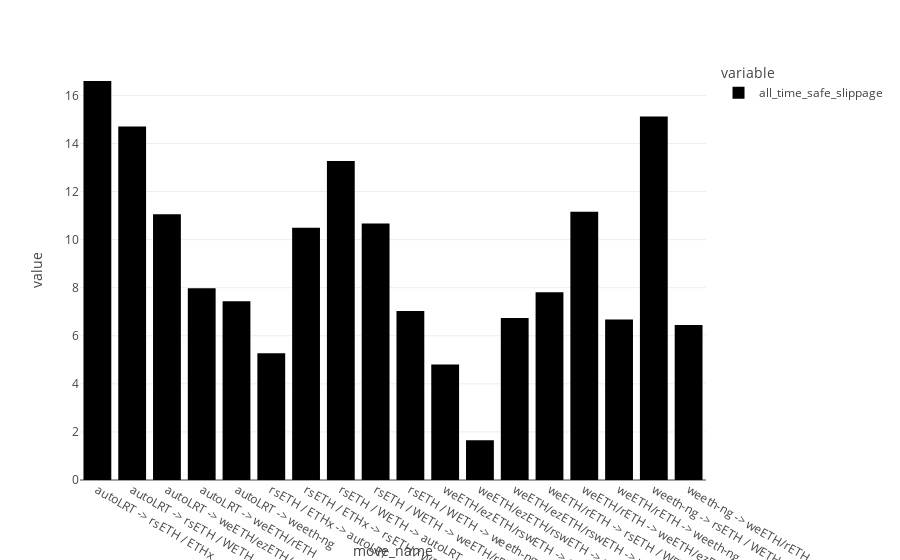

The cell this chart's notebook holds for it:
### Code cell
# need date filtering
by_move_name = rebalance_df.groupby("move_name")[["safe_value_out", "safe_swap_cost"]].sum()
by_move_name["all_time_safe_slippage"] = 10_000 * by_move_name["safe_swap_cost"] / by_move_name["safe_value_out"]

px.bar(by_move_name["all_time_safe_slippage"])

px.scatter(by_move_name, x="safe_value_out", y="all_time_safe_slippage", color=by_move_name.index)

### Figure 1 — Plotly figure (JSON) as saved in the notebook; plotly's stock layout.template omitted (floating-point values rounded to 4 significant figures)
{"data": [{"alignmentgroup": "True", "hovertemplate": "variable=all_time_safe_slippage<br>move_name=%{x}<br>value=%{y}<extra></extra>", "legendgroup": "all_time_safe_slippage", "marker": {"color": "#000001", "pattern": {"shape": ""}}, "name": "all_time_safe_slippage", "offsetgroup": "all_time_safe_slippage", "orientation": "v", "showlegend": true, "textposition": "auto", "type": "bar", "x": ["autoLRT -> rsETH / ETHx", "autoLRT -> rsETH / WETH", "autoLRT -> weETH/ezETH/rswETH", "autoLRT -> weETH/rETH", "autoLRT -> weeth-ng", "rsETH / ETHx -> autoLRT", "rsETH / ETHx -> rsETH / WETH", "rsETH / WETH -> autoLRT", "rsETH / WETH -> weETH/rETH", "rsETH / WETH -> weeth-ng", "weETH/ezETH/rswETH -> autoLRT", "weETH/ezETH/rswETH -> rsETH / WETH", "weETH/ezETH/rswETH -> weeth-ng", "weETH/rETH -> rsETH / WETH", "weETH/rETH -> weETH/ezETH/rswETH", "weETH/rETH -> weeth-ng", "weeth-ng -> rsETH / WETH", "weeth-ng -> weETH/rETH"], "xaxis": "x", "y": [16.6, 14.7, 11.05, 7.98, 7.434, 5.273, 10.5, 13.27, 10.67, 7.033, 4.806, 1.657, 6.738, 7.807, 11.16, 6.674, 15.13, 6.443], "yaxis": "y"}], "layout": {"barmode": "relative", "legend": {"title": {"text": "variable"}, "tracegroupgap": 0}, "margin": {"t": 60}, "xaxis": {"anchor": "y", "domain": [0, 1], "title": {"text": "move_name"}}, "yaxis": {"anchor": "x", "domain": [0, 1], "title": {"text": "value"}}}}
